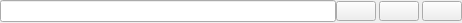
<ui version="4.0" >
 <class>Binary</class>
 <widget class="QWidget" name="Binary" >
  <property name="geometry" >
   <rect>
    <x>0</x>
    <y>0</y>
    <width>462</width>
    <height>23</height>
   </rect>
  </property>
  <property name="maximumSize" >
   <size>
    <width>9999999</width>
    <height>30</height>
   </size>
  </property>
  <layout class="QHBoxLayout" >
   <property name="spacing" >
    <number>0</number>
   </property>
   <property name="leftMargin" >
    <number>0</number>
   </property>
   <property name="topMargin" >
    <number>0</number>
   </property>
   <property name="rightMargin" >
    <number>0</number>
   </property>
   <property name="bottomMargin" >
    <number>0</number>
   </property>
   <item>
    <widget class="QLineEdit" name="uiBinary" >
     <property name="readOnly" >
      <bool>true</bool>
     </property>
    </widget>
   </item>
   <item>
    <layout class="QHBoxLayout" >
     <property name="spacing" >
      <number>3</number>
     </property>
     <item>
      <widget class="QPushButton" name="pushNew" >
       <property name="maximumSize" >
        <size>
         <width>16777215</width>
         <height>20</height>
        </size>
       </property>
       <property name="toolTip" >
        <string>Select file...</string>
       </property>
       <property name="text" >
        <string/>
       </property>
       <property name="icon" >
        <iconset resource="common.qrc" >:/images/images/folder.png</iconset>
       </property>
      </widget>
     </item>
     <item>
      <widget class="QPushButton" name="pushSave" >
       <property name="maximumSize" >
        <size>
         <width>16777215</width>
         <height>20</height>
        </size>
       </property>
       <property name="toolTip" >
        <string>Save file...</string>
       </property>
       <property name="text" >
        <string/>
       </property>
       <property name="icon" >
        <iconset resource="common.qrc" >:/images/images/save.png</iconset>
       </property>
      </widget>
     </item>
     <item>
      <widget class="QPushButton" name="pushRemove" >
       <property name="maximumSize" >
        <size>
         <width>16777215</width>
         <height>20</height>
        </size>
       </property>
       <property name="toolTip" >
        <string>Clear</string>
       </property>
       <property name="text" >
        <string/>
       </property>
       <property name="icon" >
        <iconset resource="common.qrc" >:/images/images/trash.png</iconset>
       </property>
      </widget>
     </item>
    </layout>
   </item>
  </layout>
 </widget>
 <resources>
  <include location="common.qrc" />
 </resources>
 <connections/>
</ui>
